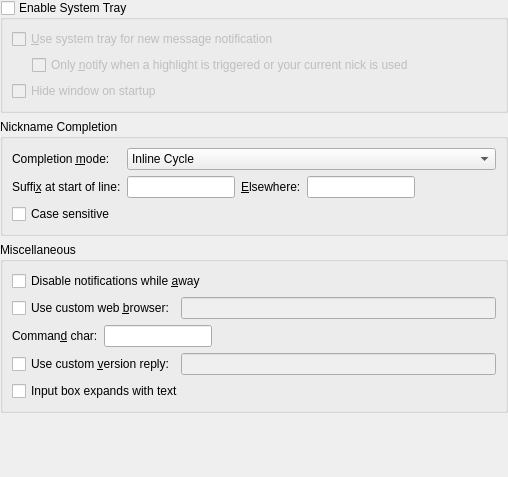
<?xml version="1.0" encoding="UTF-8"?>
<ui version="4.0">
 <author>Copyright (C) 2005 Peter Simonsson</author>
 <comment>This program is free software; you can redistribute it and/or modify
it under the terms of the GNU General Public License as published by
the Free Software Foundation; either version 2 of the License, or
(at your option) any later version.
</comment>
 <class>GeneralBehavior_ConfigUI</class>
 <widget class="QWidget" name="GeneralBehavior_ConfigUI">
  <property name="geometry">
   <rect>
    <x>0</x>
    <y>0</y>
    <width>508</width>
    <height>477</height>
   </rect>
  </property>
  <layout class="QVBoxLayout" name="verticalLayout_2">
   <property name="margin">
    <number>0</number>
   </property>
   <item>
    <widget class="QGroupBox" name="kcfg_ShowTrayIcon">
     <property name="title">
      <string>Enable System Tray</string>
     </property>
     <property name="checkable">
      <bool>true</bool>
     </property>
     <property name="checked">
      <bool>false</bool>
     </property>
     <layout class="QVBoxLayout" name="verticalLayout">
      <item>
       <widget class="QCheckBox" name="kcfg_TrayNotify">
        <property name="text">
         <string>&amp;Use system tray for new message notification</string>
        </property>
       </widget>
      </item>
      <item>
       <layout class="QHBoxLayout" name="horizontalLayout">
        <item>
         <spacer name="indentTrayNotifyOnlyOwnNickSpacer">
          <property name="orientation">
           <enum>Qt::Horizontal</enum>
          </property>
          <property name="sizeType">
           <enum>QSizePolicy::Fixed</enum>
          </property>
          <property name="sizeHint" stdset="0">
           <size>
            <width>20</width>
            <height>0</height>
           </size>
          </property>
         </spacer>
        </item>
        <item>
         <widget class="QCheckBox" name="kcfg_TrayNotifyOnlyOwnNick">
          <property name="enabled">
           <bool>false</bool>
          </property>
          <property name="text">
           <string>Only &amp;notify when a highlight is triggered or your current nick is used</string>
          </property>
         </widget>
        </item>
       </layout>
      </item>
      <item>
       <widget class="QCheckBox" name="kcfg_HideToTrayOnStartup">
        <property name="text">
         <string>Hide window on startup</string>
        </property>
       </widget>
      </item>
     </layout>
    </widget>
   </item>
   <item>
    <widget class="QGroupBox" name="middleLabel">
     <property name="title">
      <string>Nickname Completion</string>
     </property>
     <layout class="QFormLayout" name="formLayout">
      <item row="0" column="0">
       <widget class="QLabel" name="modeLbl">
        <property name="text">
         <string>Completion &amp;mode:</string>
        </property>
        <property name="wordWrap">
         <bool>false</bool>
        </property>
        <property name="buddy">
         <cstring>kcfg_NickCompletionMode</cstring>
        </property>
       </widget>
      </item>
      <item row="0" column="1">
       <widget class="QComboBox" name="kcfg_NickCompletionMode">
        <item>
         <property name="text">
          <string>Inline Cycle</string>
         </property>
        </item>
        <item>
         <property name="text">
          <string>Shell-Like</string>
         </property>
        </item>
        <item>
         <property name="text">
          <string>Shell-Like with Completion Box</string>
         </property>
        </item>
       </widget>
      </item>
      <item row="1" column="0">
       <widget class="QLabel" name="startOfLineLabel">
        <property name="text">
         <string>Suffi&amp;x at start of line:</string>
        </property>
        <property name="wordWrap">
         <bool>false</bool>
        </property>
        <property name="buddy">
         <cstring>kcfg_NickCompleteSuffixStart</cstring>
        </property>
       </widget>
      </item>
      <item row="1" column="1">
       <layout class="QHBoxLayout" name="horizontalLayout_2">
        <item>
         <widget class="KLineEdit" name="kcfg_NickCompleteSuffixStart"/>
        </item>
        <item>
         <widget class="QLabel" name="textLabel3">
          <property name="text">
           <string>&amp;Elsewhere:</string>
          </property>
          <property name="wordWrap">
           <bool>false</bool>
          </property>
          <property name="buddy">
           <cstring>kcfg_NickCompleteSuffixMiddle</cstring>
          </property>
         </widget>
        </item>
        <item>
         <widget class="KLineEdit" name="kcfg_NickCompleteSuffixMiddle"/>
        </item>
        <item>
         <spacer name="horizontalSpacer">
          <property name="orientation">
           <enum>Qt::Horizontal</enum>
          </property>
          <property name="sizeHint" stdset="0">
           <size>
            <width>40</width>
            <height>0</height>
           </size>
          </property>
         </spacer>
        </item>
       </layout>
      </item>
      <item row="2" column="0" colspan="2">
       <widget class="QCheckBox" name="kcfg_NickCompletionCaseSensitive">
        <property name="text">
         <string>Case sensitive</string>
        </property>
        <property name="shortcut">
         <string/>
        </property>
       </widget>
      </item>
     </layout>
    </widget>
   </item>
   <item>
    <widget class="QGroupBox" name="miscGBox">
     <property name="title">
      <string>Miscellaneous</string>
     </property>
     <layout class="QFormLayout" name="formLayout_2">
      <item row="0" column="0" colspan="2">
       <widget class="QCheckBox" name="kcfg_DisableNotifyWhileAway">
        <property name="text">
         <string>Disable notifications while &amp;away</string>
        </property>
       </widget>
      </item>
      <item row="1" column="0" colspan="2">
       <layout class="QHBoxLayout" name="horizontalLayout_4">
        <item>
         <widget class="QCheckBox" name="kcfg_UseCustomBrowser">
          <property name="text">
           <string>Use custom web &amp;browser:</string>
          </property>
         </widget>
        </item>
        <item>
         <widget class="KLineEdit" name="kcfg_WebBrowserCmd">
          <property name="enabled">
           <bool>false</bool>
          </property>
         </widget>
        </item>
       </layout>
      </item>
      <item row="2" column="0">
       <widget class="QLabel" name="commandCharLabel">
        <property name="text">
         <string>Comman&amp;d char:</string>
        </property>
        <property name="wordWrap">
         <bool>false</bool>
        </property>
        <property name="buddy">
         <cstring>kcfg_CommandChar</cstring>
        </property>
       </widget>
      </item>
      <item row="2" column="1">
       <widget class="KLineEdit" name="kcfg_CommandChar">
        <property name="sizePolicy">
         <sizepolicy hsizetype="Fixed" vsizetype="Fixed">
          <horstretch>0</horstretch>
          <verstretch>0</verstretch>
         </sizepolicy>
        </property>
        <property name="maxLength">
         <number>1</number>
        </property>
       </widget>
      </item>
      <item row="3" column="0" colspan="2">
       <layout class="QHBoxLayout" name="horizontalLayout_3">
        <item>
         <widget class="QCheckBox" name="kcfg_CustomVersionReplyEnabled">
          <property name="text">
           <string>Use custom &amp;version reply:</string>
          </property>
         </widget>
        </item>
        <item>
         <widget class="KLineEdit" name="kcfg_CustomVersionReply">
          <property name="enabled">
           <bool>false</bool>
          </property>
          <property name="whatsThis">
           <string>&lt;qt&gt;Here you can set a custom reply for &lt;b&gt;CTCP &lt;i&gt;VERSION&lt;/i&gt;&lt;/b&gt; requests.&lt;/qt&gt;</string>
          </property>
         </widget>
        </item>
       </layout>
      </item>
      <item row="4" column="0" colspan="2">
       <widget class="QCheckBox" name="kcfg_UseMultiRowInputBox">
        <property name="text">
         <string>Input box expands with text</string>
        </property>
       </widget>
      </item>
     </layout>
    </widget>
   </item>
   <item>
    <spacer name="spacer52">
     <property name="orientation">
      <enum>Qt::Vertical</enum>
     </property>
     <property name="sizeType">
      <enum>QSizePolicy::Expanding</enum>
     </property>
     <property name="sizeHint" stdset="0">
      <size>
       <width>20</width>
       <height>20</height>
      </size>
     </property>
    </spacer>
   </item>
  </layout>
 </widget>
 <customwidgets>
  <customwidget>
   <class>KLineEdit</class>
   <extends>QLineEdit</extends>
   <header>klineedit.h</header>
  </customwidget>
 </customwidgets>
 <tabstops>
  <tabstop>kcfg_ShowTrayIcon</tabstop>
  <tabstop>kcfg_TrayNotify</tabstop>
  <tabstop>kcfg_TrayNotifyOnlyOwnNick</tabstop>
  <tabstop>kcfg_HideToTrayOnStartup</tabstop>
  <tabstop>kcfg_NickCompletionMode</tabstop>
  <tabstop>kcfg_NickCompleteSuffixStart</tabstop>
  <tabstop>kcfg_NickCompleteSuffixMiddle</tabstop>
  <tabstop>kcfg_NickCompletionCaseSensitive</tabstop>
  <tabstop>kcfg_DisableNotifyWhileAway</tabstop>
  <tabstop>kcfg_UseCustomBrowser</tabstop>
  <tabstop>kcfg_WebBrowserCmd</tabstop>
  <tabstop>kcfg_CommandChar</tabstop>
  <tabstop>kcfg_CustomVersionReplyEnabled</tabstop>
  <tabstop>kcfg_CustomVersionReply</tabstop>
  <tabstop>kcfg_UseMultiRowInputBox</tabstop>
 </tabstops>
 <resources/>
 <connections>
  <connection>
   <sender>kcfg_TrayNotify</sender>
   <signal>toggled(bool)</signal>
   <receiver>kcfg_TrayNotifyOnlyOwnNick</receiver>
   <slot>setEnabled(bool)</slot>
   <hints>
    <hint type="sourcelabel">
     <x>20</x>
     <y>20</y>
    </hint>
    <hint type="destinationlabel">
     <x>20</x>
     <y>20</y>
    </hint>
   </hints>
  </connection>
  <connection>
   <sender>kcfg_UseCustomBrowser</sender>
   <signal>toggled(bool)</signal>
   <receiver>kcfg_WebBrowserCmd</receiver>
   <slot>setEnabled(bool)</slot>
   <hints>
    <hint type="sourcelabel">
     <x>20</x>
     <y>20</y>
    </hint>
    <hint type="destinationlabel">
     <x>20</x>
     <y>20</y>
    </hint>
   </hints>
  </connection>
  <connection>
   <sender>kcfg_CustomVersionReplyEnabled</sender>
   <signal>toggled(bool)</signal>
   <receiver>kcfg_CustomVersionReply</receiver>
   <slot>setEnabled(bool)</slot>
   <hints>
    <hint type="sourcelabel">
     <x>20</x>
     <y>20</y>
    </hint>
    <hint type="destinationlabel">
     <x>20</x>
     <y>20</y>
    </hint>
   </hints>
  </connection>
 </connections>
</ui>
